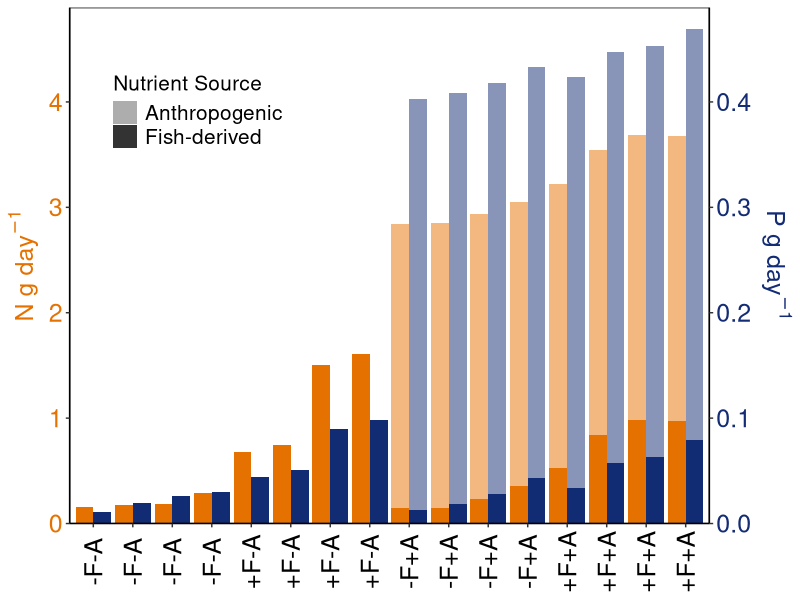

The R source for this figure: (Note: this script raises an error after producing the figure.)
###########
#This code makes the figures
##########


##Load libraries -------------
library(tidyverse)
library(ggpubr)
library(nortest) #for checking assumptions of linear models
library(nlme) #for lme function for mixed effects models


##Load functions ------------
stand <- function(X) { (X-mean(X,na.rm=T))/(2*sd(X,na.rm=T)) }


##Load data -----------------

databydist <- read_csv('processeddata/alldistdata.csv',
                       col_types = cols(Block = "c",))

bydist1mf <- databydist %>%
  filter(Distance == 1) %>%
  mutate(fish = case_when(fish == "high" ~ "lots",
                          fish == "low" ~ "few")) #flips the alphabetical order of the fish treatments to make interpreting results more intuitive

bydist1m <- databydist %>%
  filter(Distance == 1)

data5nutsLong <- databydist %>%
  ungroup() %>%
  select(Reef, Block, Treatment, Transect, Distance,
         agthalC, bgthalC, agCprod, bgCprod, agCturn, bgCturn) %>%
  mutate(nuttrt = case_when(Distance == 1 ~ case_when(Treatment == "A" ~ "2",
                                                      Treatment == "B" ~ "3",
                                                      Treatment == "C" ~ "4",
                                                      Treatment == "D" ~ "5"),
                            Distance == 20 ~ "1")) %>%
  pivot_longer(cols = c(agthalC:bgthalC, agCprod:bgCprod, agCturn:bgCturn),
               names_to = c("agbg",".value"),
               names_pattern = "(..)(.+)$")
  
data5nutsSummary <- data5nutsLong %>%
  group_by(nuttrt, agbg) %>%
  summarise(Cstockmean = mean(thalC),
            Cstocksd = sd(thalC),
            Cprodmean = mean(Cprod),
            Cprodsd = sd(Cprod),
            Cturnmean = mean(Cturn),
            Cturnsd = sd(Cturn))

##Figure 1 (just the nutrient plot part) -----------------

reefnutsplot <- databydist %>%
  ungroup() %>%
  select(Reef, avgfishN, avgfishP, fertN, fertP) %>%
  mutate(avgfishP = avgfishP * 10, fertP = fertP * 10) %>% #this is for dual axis plotting
  pivot_longer(cols = c(avgfishN,avgfishP,fertN,fertP), 
               names_to = c("source", ".value"), 
               names_pattern = "(.+)(.)$") %>% 
  pivot_longer(cols = c(N,P),
               names_to = "nutrient") %>%
  group_by(Reef, source, nutrient) %>%
  summarise(value = mean(value)) %>%
  group_by(Reef,nutrient) %>%
  mutate(total = cumsum(value),
         ordering = max(total)) %>% #this makes a column with max N and P values repeated for each reef to help with sorting x axis by total N
  ggplot(aes(x=forcats::fct_reorder(Reef, ordering), y=total, fill=nutrient)) +
  geom_col(data = . %>% filter(source=="avgfish"), position = position_dodge(width = 0.9), alpha = 1) +
  geom_col(data = . %>% filter(source=="fert"), position = position_dodge(width = 0.9), alpha = 0.5) +
  geom_tile(aes(y=NA_integer_, alpha = factor(source))) + 
  scale_alpha_manual(values = c(1,0.4), labels = c("avgfish" = "Fish-derived", "fert" = "Anthropogenic")) +
  guides(alpha = guide_legend(reverse = TRUE)) +
  scale_y_continuous(expression('N'~g~day^-1), sec.axis = sec_axis(~ . / 10, name = expression('P'~g~day^-1)), expand=expansion(mult=0,add=c(0,0.2))) + #removes space at bottom but not top
  theme_classic() + 
  scale_fill_manual(values = c(N = "#E57200", P = "#132C75")) +
  labs(alpha= "Nutrient Source") +
  guides(fill = "none") +
  theme(axis.title.y = element_text(color = "#E57200", size=18),
        axis.text.y = element_text(color = "#E57200", size=18),
        axis.title.y.right = element_text(color = "#132C75", size=18),
        axis.text.y.right = element_text(color = "#132C75", size=18),
        axis.text.x = element_text(size=18, colour = "black", angle = 90, vjust = .5),
        axis.title.x = element_blank(),
        panel.border = element_rect(colour = "black", fill=NA),
        legend.position = "inside",
        legend.position.inside = c(.2,.8),
        legend.title = element_text(size = 15),
        legend.text = element_text(size = 15)) + 
  scale_x_discrete(labels = c('YM1A' = '-F-A', 'YM2A'= '-F-A', 'YM3A'= '-F-A', 'YM4A' = '-F-A',
                              'YM1B' = '+F-A', 'YM2B' = '+F-A', 'YM3B' = '+F-A', 'YM4B' = '+F-A',
                              'YM1C' = '-F+A', 'YM2C' = '-F+A', 'YM3C' = '-F+A', 'YM4C' = '-F+A',
                              'YM1D' = '+F+A', 'YM2D' = '+F+A', 'YM3D' = '+F+A', 'YM4D' = '+F+A'))

ggsave(filename = "fig1.pdf", path="outputs", plot=reefnutsplot, device = "pdf", width = 9, height = 4, units="in", dpi=300)


##Figure 2 -----------------
###a - categorical matrix -------------
####load models ---------
prodmodel1f3 <- lme(stand(log(coreprodweight+1)) ~ fish * fert, random = ~ 1|Block, data= bydist1mf) 
bladeweightmodel1f3 <- lme(stand(log(corebladeweightm2)) ~ fish * fert, random = ~ 1|Block, data= bydist1mf) 
sheathweightmodel1f3 <- lme(stand(log(sheathsm2)) ~ fish * fert, random = ~ 1|Block, data= bydist1mf) 
rhizomeweightmodel1f3 <- lme(stand(log(rhizomesm2)) ~ fish * fert, random = ~ 1|Block, data= bydist1mf) 
rootweightmodel1f3 <- lme(stand(rootsm2) ~ fish * fert, random = ~ 1|Block, data= bydist1mf) 
shootsmodel1f3 <- lme(stand(log(shootsm2+1)) ~ fish * fert, random = ~ 1|Block, data= bydist1mf) 
bladeCmodel1f3 <- lme(stand(meanC_Blades) ~ fish * fert, random = ~ 1|Block, data= bydist1mf) 
bladeNmodel1f3 <- lme(stand(meanN_Blades) ~ fish * fert, random = ~ 1|Block, data= bydist1mf) 
bladePmodel1f3 <- lme(stand(sqrt(meanP_Blades)) ~ fish * fert, random = ~ 1|Block, data= bydist1mf) 
bladedCmodel1f3 <- lme(stand(meandC_Blades) ~ fish * fert, random = ~ 1|Block, data= bydist1mf) 
sheathNmodel1f3 <- lme(stand((meanN_Sheaths)^(1/3)) ~ fish * fert, random = ~ 1|Block, data= bydist1mf) 
sheathPmodel1f3 <- lme(stand(log(meanP_Sheaths)) ~ fish * fert, random = ~ 1|Block, data= bydist1mf) 
sheathdCmodel1f3 <- lme(stand(meandC_Sheaths) ~ fish * fert, random = ~ 1|Block, data= bydist1mf) 
rhizomeCmodel1f3 <- lme(stand(log(meanC_Rhizomes+1)) ~ fish * fert, random = ~ 1|Block, data= bydist1mf) 
rhizomeNmodel1f3 <- lme(stand(log(meanN_Rhizomes)) ~ fish * fert, random = ~ 1|Block, data= bydist1mf) 
rhizomePmodel1f3 <- lme(stand(sqrt(meanP_Rhizomes)) ~ fish * fert, random = ~ 1|Block, data= bydist1mf) 
rhizomedCmodel1f3 <- lme(stand(meandC_Rhizomes) ~ fish * fert, random = ~ 1|Block, data= bydist1mf) 
rootNmodel1f3 <- lme(stand(meanN_Roots) ~ fish * fert, random = ~ 1|Block, data= bydist1mf) 
rootPmodel1f3 <- lme(stand(sqrt(meanP_Roots)) ~ fish * fert, random = ~ 1|Block, data= bydist1mf) 
rootdCmodel1f3 <- lme(stand(meandC_Roots) ~ fish * fert, random = ~ 1|Block, data= bydist1mf)
epsmodel1af3 <- lme(stand(totepweightperarea) ~ fish * fert, random = ~ 1|Block, data= bydist1mf) 
bitesmodel1f3 <- lme(stand(sqrt(corebitesperarea)) ~ fish * fert, random = ~ 1|Block, data= bydist1mf) 

####results matrix compilation -------
mods <- list(prodmodel1f3, bladeweightmodel1f3, sheathweightmodel1f3, rhizomeweightmodel1f3, rootweightmodel1f3,
             shootsmodel1f3, epsmodel1af3, bitesmodel1f3,
             bladeCmodel1f3, bladeNmodel1f3, bladePmodel1f3, bladedCmodel1f3,
             sheathNmodel1f3, sheathPmodel1f3, sheathdCmodel1f3,
             rhizomeCmodel1f3, rhizomeNmodel1f3, rhizomePmodel1f3, rhizomedCmodel1f3,
             rootNmodel1f3, rootPmodel1f3, rootdCmodel1f3)
modresultsmat <- matrix(ncol = 4, nrow = length(mods)) 
modestmat <- matrix(ncol = 4, nrow = length(mods))

for(i in 1:length(mods)){
  modresultsmat[i,] <- summary(mods[[i]])$tTable[,5] 
}

for(i in 1:length(mods)){
  modestmat[i,] <- summary(mods[[i]])$coefficients$fixed 
}


colnames(modresultsmat) <- c('intercept pval', 'fish pval', 'fert pval', 'fish x fert pval')
rownames(modresultsmat) <- c('prod', 'bladeweight', 'sheathweight', 'rhizomeweight', 'rootweight',
                             'shoots', 'epiphytes', 'bites',
                             'bladeC', 'bladeN', 'bladeP', 'bladedC',
                             'sheathN', 'sheathP', 'sheathdC',
                             'rhizomeC', 'rhizomeN', 'rhizomeP', 'rhizomedC',
                             'rootN', 'rootP', 'rootdC')

colnames(modestmat) <- c('intercept est', 'fish est', 'fert est', 'fish x fert est')
rownames(modestmat) <- c('prod', 'bladeweight', 'sheathweight','rhizomeweight', 'rootweight',
                         'shoots', 'epiphytes', 'bites',
                         'bladeC', 'bladeN', 'bladeP', 'bladedC',
                         'sheathN', 'sheathP', 'sheathdC',
                         'rhizomeC', 'rhizomeN', 'rhizomeP', 'rhizomedC',
                         'rootN', 'rootP', 'rootdC')


####make it in ggplot ---------

mat1f <- data.frame(modresultsmat[,"fish pval"]) %>%
  cbind(modestmat[,"fish est"]) %>%
  cbind("treatment" = "fish") %>%
  cbind("response" = c('AG Production', 'Blade Biomass', 'Sheath Biomass', 'Rhizome Biomass', 'Root Biomass', 'Shoot Density', 'Epiphytes', 'Bites',
                       'Blade %C', 'Blade %N', 'Blade %P', 'Blade d13C', 'Sheath %N', 'Sheath %P', 'Sheath d13C',
                       'Rhizome %C', 'Rhizome %N', 'Rhizome %P', 'Rhizome d13C', 'Root %N', 'Root %P', 'Root d13C'))
colnames(mat1f) <- c("pval", "est", "treatment", "response")
rownames(mat1f) <- NULL

mat2f <- data.frame(modresultsmat[,"fert pval"]) %>%
  cbind(modestmat[,"fert est"]) %>%
  cbind("treatment" = "fert") %>%
  cbind("response" = c('AG Production', 'Blade Biomass', 'Sheath Biomass', 'Rhizome Biomass', 'Root Biomass', 'Shoot Density', 'Epiphytes', 'Bites',
                       'Blade %C', 'Blade %N', 'Blade %P', 'Blade d13C', 'Sheath %N', 'Sheath %P', 'Sheath d13C',
                       'Rhizome %C', 'Rhizome %N', 'Rhizome %P', 'Rhizome d13C', 'Root %N', 'Root %P', 'Root d13C'))
colnames(mat2f) <- c("pval", "est", "treatment", "response")
rownames(mat2f) <- NULL

mat3f <- data.frame(modresultsmat[,"fish x fert pval"]) %>%
  cbind(modestmat[,"fish x fert est"]) %>%
  cbind("treatment" = "fish x fert") %>%
  cbind("response" = c('AG Production', 'Blade Biomass', 'Sheath Biomass', 'Rhizome Biomass', 'Root Biomass', 'Shoot Density', 'Epiphytes', 'Bites',
                       'Blade %C', 'Blade %N', 'Blade %P', 'Blade d13C', 'Sheath %N', 'Sheath %P', 'Sheath d13C',
                       'Rhizome %C', 'Rhizome %N', 'Rhizome %P', 'Rhizome d13C', 'Root %N', 'Root %P', 'Root d13C'))
colnames(mat3f) <- c("pval", "est", "treatment", "response")
rownames(mat3f) <- NULL

long1mf <- rbind(mat1f, mat2f, mat3f) %>%
  mutate("signif" = ifelse(pval<0.05,"*","")) %>%
  mutate(group = case_when(grepl('AG Production|Blade Biomass|Sheath Biomass|Rhizome Biomass|Root Biomass|Shoot Density|Blade d13C|Sheath d13C|Rhizome d13C|Root d13C', response) ~ 1,
                           grepl('Blade %C|Blade %N|Blade %P|Sheath %N|Sheath %P|Rhizome %C|Rhizome %N|Rhizome %P|Root %N|Root %P|Epiphytes', response) ~ 2,
                           grepl('Bites', response) ~ 3,
                           TRUE ~ NA))


long1mf$treatment <- factor(long1mf$treatment, levels = c("fish", "fert", "fish x fert"))
long1mf$response <- factor(long1mf$response, levels=c('AG Production', 'Blade Biomass', 'Sheath Biomass', 'Rhizome Biomass', 'Root Biomass', 'Shoot Density', 
                                                      'Blade d13C', 'Sheath d13C', 'Rhizome d13C', 'Root d13C',
                                                      'Blade %C', 'Blade %N', 'Blade %P', 'Sheath %N', 'Sheath %P',
                                                      'Rhizome %C', 'Rhizome %N', 'Rhizome %P', 'Root %N', 'Root %P',
                                                      'Epiphytes', 'Bites'))


catmodelplot1m <- ggplot(long1mf, aes(x=treatment, y=fct_rev(response), fill=est, label=signif)) +
  geom_tile(color = "black",
            lwd = .5,
            linetype = 1,
            size = 2) +
  geom_text(size=8, vjust=0.8) +
  theme_classic() +
  facet_grid(group~., scales = 'free_y', space = 'free_y') +
  theme(strip.background = element_blank(),
        strip.text = element_blank(),
        axis.title = element_blank(),
        axis.line = element_blank(),
        axis.ticks = element_blank(), 
        axis.text.x = element_blank(),
        axis.text.y = element_text(size = 12),
        plot.margin = margin(5,1,5,5),
        legend.position = "none") + #this hides the legend for the combo figure
  scale_fill_gradient2(low = "#1151FF", mid = "white", high = "#D50E0E", midpoint = 0) +
  scale_y_discrete(labels = c('Blade d13C' = expression('Blade'~delta^13*'C'),
                              'Sheath d13C' = expression('Sheath'~delta^13*'C'),
                              'Rhizome d13C' = expression('Rhizome'~delta^13*'C'),
                              'Root d13C' = expression('Root'~delta^13*'C'))) +
  labs(tag = "(a)") +
  scale_x_discrete(labels = c("fish" = "Fish-derived", "fert" = "Anthropogenic", "fish x fert" = "Fish x Anthro")) 

ggsave(filename = "catmatrix.pdf", path="outputs", plot=catmodelplot1m, device = "pdf", width = 3, height = 6, units="in", dpi=300)


###b - continuous matrix -------------
####load models ---------
prodcontmodelN4 <- lme(stand(log(coreprodweight)) ~ stand(totN), random = ~ 1|Block, data= bydist1m) 
prodcontmodelP4 <- lme(stand(log(coreprodweight)) ~ stand(totP), random = ~ 1|Block, data= bydist1m) 
prodcontmodelNP4 <- lme(stand(log(coreprodweight+1)) ~ stand(NP), random = ~ 1|Block, data= bydist1m) 
summary(prodcontmodelN4)$AIC #best
summary(prodcontmodelP4)$AIC #w/in 2
summary(prodcontmodelNP4)$AIC

bladeweightcontmodelN4 <- lme(stand(sqrt(corebladeweightm2)^(1/3)) ~ stand(totN), random = ~ 1|Block, data= bydist1m) 
bladeweightcontmodelP4 <- lme(stand(log(corebladeweightm2+1)) ~ stand(totP), random = ~ 1|Block, data= bydist1m) 
bladeweightcontmodelNP4 <- lme(stand(sqrt(corebladeweightm2+10)) ~ stand(log(NP+10)), random = ~ 1|Block, data= bydist1m) 
summary(bladeweightcontmodelN4)$AIC #best
summary(bladeweightcontmodelP4)$AIC #w/in 2
summary(bladeweightcontmodelNP4)$AIC 

sheathweightcontmodelN4 <- lme(stand(log(sheathsm2+1)) ~ stand(sqrt(totN+1)), random = ~ 1|Block, data= bydist1m) 
sheathweightcontmodelP4 <- lme(stand(log(sheathsm2)) ~ stand(totP^(1/3)), random = ~ 1|Block, data= bydist1m) 
sheathweightcontmodelNP4 <- lme(stand((sheathsm2)^(1/7)) ~ stand((NP)^(1/6)), random = ~ 1|Block, data= bydist1m) 
summary(sheathweightcontmodelN4)$AIC #w/in 2
summary(sheathweightcontmodelP4)$AIC #best

rhzweightcontmodelN4 <- lme(stand(log(rhizomesm2+1)) ~ stand(log(totN+1)), random = ~ 1|Block, data= bydist1m)
rhzweightcontmodelP4 <- lme(stand(log(rhizomesm2+1)) ~ stand(log(totP+1)), random = ~ 1|Block, data= bydist1m) 
rhzweightcontmodelNP4 <- lme(stand(log(rhizomesm2+10)) ~ stand(NP), random = ~ 1|Block, data= bydist1m) 
summary(rhzweightcontmodelP4)$AIC #best

rtweightcontmodelN4 <- lme(stand(sqrt(rootsm2+10)) ~ stand(log(totN+1)), random = ~ 1|Block, data= bydist1m)
rtweightcontmodelP4 <- lme(stand(sqrt(rootsm2+1)) ~ stand(log(totP+1)), random = ~ 1|Block, data= bydist1m)
rtweightcontmodelNP4 <- lme(stand(log(rootsm2+1)) ~ stand(NP), random = ~ 1|Block, data= bydist1m) 
summary(rtweightcontmodelN4)$AIC #best
summary(rtweightcontmodelP4)$AIC #w/in 1

shootcontmodelN4 <- lme(stand(sqrt(shootsm2+1)) ~ stand(log(totN+1)), random = ~ 1|Block, data= bydist1m) 
shootcontmodelP4 <- lme(stand(log(shootsm2+10)) ~ stand(totP), random = ~ 1|Block, data= bydist1m) 
shootcontmodelNP4 <- lme(stand(sqrt(shootsm2+1)) ~ stand(NP), random = ~ 1|Block, data= bydist1m) 
summary(shootcontmodelN4)$AIC #best

epscontmodelN4 <- lme(stand(totepweightperarea^(1/3)) ~ stand(totN), random = ~ 1|Block, data= bydist1m) 
epscontmodelP4 <- lme(stand(totepweightperarea^(1/3)) ~ stand(totP), random = ~ 1|Block, data= bydist1m) 
epscontmodelNP4 <- lme(stand(totepweightperarea^(1/3)) ~ stand(NP), random = ~ 1|Block, data= bydist1m)
summary(epscontmodelN4)$AIC #w/in 2
summary(epscontmodelP4)$AIC #best
summary(epscontmodelNP4)$AIC 

bitescontmodelN4 <- lme(stand((corebitesperarea)^(1/3)) ~ stand(totN), random = ~ 1|Block, data= bydist1m) 
bitescontmodelP4 <- lme(stand(sqrt(corebitesperarea)) ~ stand(totP), random = ~ 1|Block, data= bydist1m) 
bitescontmodelNP4 <- lme(stand(sqrt(corebitesperarea)) ~ stand(NP), random = ~ 1|Block, data= bydist1m) 
summary(bitescontmodelN4)$AIC 
summary(bitescontmodelP4)$AIC
summary(bitescontmodelNP4)$AIC #best

bladeCcontmodelN4 <- lme(stand(meanC_Blades) ~ stand(totN), random = ~ 1|Block, data= bydist1m) 
bladeCcontmodelP4 <- lme(stand(meanC_Blades) ~ stand(totP), random = ~ 1|Block, data= bydist1m) 
bladeCcontmodelNP4 <- lme(stand(meanC_Blades) ~ stand(NP), random = ~ 1|Block, data= bydist1m) 

bladeNcontmodelN4 <- lme(stand(meanN_Blades) ~ stand(totN), random = ~ 1|Block, data= bydist1m) 
bladeNcontmodelP4 <- lme(stand(log(meanN_Blades+1)) ~ stand(log(totP+1)), random = ~ 1|Block, data= bydist1m) 
bladeNcontmodelNP4 <- lme(stand(meanN_Blades) ~ stand(NP), random = ~ 1|Block, data= bydist1m) 
summary(bladeNcontmodelN4)$AIC
summary(bladeNcontmodelP4)$AIC #best
summary(bladeNcontmodelNP4)$AIC 

bladePcontmodelN4 <- lme(stand(log(meanP_Blades+1)) ~ stand(log(totN)), random = ~ 1|Block, data= bydist1m) 
bladePcontmodelP4 <- lme(stand(log(meanP_Blades)) ~ stand(totP), random = ~ 1|Block, data= bydist1m) 
bladePcontmodelNP4 <- lme(stand(meanP_Blades) ~ stand(log(NP+1)), random = ~ 1|Block, data= bydist1m) 
summary(bladePcontmodelN4)$AIC
summary(bladePcontmodelP4)$AIC #best
summary(bladePcontmodelNP4)$AIC 

bladedCcontmodelN4 <- lme(stand(log(meandC_Blades+100)) ~ stand(totN), random = ~ 1|Block, data= bydist1m) 
bladedCcontmodelP4 <- lme(stand(log(meandC_Blades+100)) ~ stand(log(totP)), random = ~ 1|Block, data= bydist1m) 
bladedCcontmodelNP4 <- lme(stand(log(meandC_Blades+100)) ~ stand(log(NP)), random = ~ 1|Block, data= bydist1m) 
summary(bladedCcontmodelN4)$AIC 
summary(bladedCcontmodelP4)$AIC #best
summary(bladedCcontmodelNP4)$AIC 

sheathNcontmodelN4 <- lme(stand((meanN_Sheaths)^(1/3)) ~ stand((totN)^(1/5)), random = ~ 1|Block, data= bydist1m) 
sheathNcontmodelP4 <- lme(stand(log(meanN_Sheaths)) ~ stand(log(totP)), random = ~ 1|Block, data= bydist1m) 
sheathNcontmodelNP4 <- lme(stand(meanN_Sheaths) ~ stand(NP), random = ~ 1|Block, data= bydist1m) 
summary(sheathNcontmodelN4)$AIC #best
summary(sheathNcontmodelP4)$AIC #w/in 1
summary(sheathNcontmodelNP4)$AIC

sheathPcontmodelN4 <- lme(stand(log(meanP_Sheaths)) ~ stand(totN), random = ~ 1|Block, data= bydist1m) 
sheathPcontmodelP4 <- lme(stand(sqrt(meanP_Sheaths)) ~ stand(totP), random = ~ 1|Block, data= bydist1m) 
sheathPcontmodelNP4 <- lme(stand((meanP_Sheaths)^(1/4)) ~ stand((NP)^(1/3)), random = ~ 1|Block, data= bydist1m) 
summary(sheathPcontmodelN4)$AIC #best
summary(sheathPcontmodelP4)$AIC #w/in 2
summary(sheathPcontmodelNP4)$AIC 

sheathdCcontmodelN4 <- lme(stand(meandC_Sheaths) ~ stand(totN), random = ~ 1|Block, data= bydist1m) 
sheathdCcontmodelP4 <- lme(stand(meandC_Sheaths) ~ stand(log(totP)), random = ~ 1|Block, data= bydist1m) 
sheathdCcontmodelNP4 <- lme(stand(meandC_Sheaths) ~ stand(sqrt(NP)), random = ~ 1|Block, data= bydist1m) 
summary(sheathdCcontmodelN4)$AIC #w/in 2
summary(sheathdCcontmodelP4)$AIC #best
summary(sheathdCcontmodelNP4)$AIC

rhzCcontmodelN4 <- lme(stand(meanC_Rhizomes) ~ stand(totN), random = ~ 1|Block, data= bydist1m) 
rhzCcontmodelP4 <- lme(stand(log(meanC_Rhizomes+10)) ~ stand(sqrt(totP+1)), random = ~ 1|Block, data= bydist1m) 
rhzCcontmodelNP4 <- lme(stand(log(meanC_Rhizomes+10)) ~ stand(NP), random = ~ 1|Block, data= bydist1m) 
summary(rhzCcontmodelN4)$AIC #best

rhzNcontmodelN4 <- lme(stand(log(meanN_Rhizomes)) ~ stand(totN), random = ~ 1|Block, data= bydist1m) 
rhzNcontmodelP4 <- lme(stand(sqrt(meanN_Rhizomes)) ~ stand(totP), random = ~ 1|Block, data= bydist1m) 
rhzNcontmodelNP4 <- lme(stand(log(meanN_Rhizomes)) ~ stand(NP), random = ~ 1|Block, data= bydist1m) 

rhzPcontmodelN4 <- lme(stand(log(meanP_Rhizomes)) ~ stand(log(totN)), random = ~ 1|Block, data= bydist1m) 
rhzPcontmodelP4 <- lme(stand(log(meanP_Rhizomes)) ~ stand(sqrt(totP+1)), random = ~ 1|Block, data= bydist1m) 
rhzPcontmodelNP4 <- lme(stand(meanP_Rhizomes) ~ stand(log(NP+1)), random = ~ 1|Block, data= bydist1m) 
summary(rhzPcontmodelN4)$AIC 
summary(rhzPcontmodelP4)$AIC #best
summary(rhzPcontmodelNP4)$AIC 

rhzdCcontmodelN4 <- lme(stand(meandC_Rhizomes) ~ stand(totN), random = ~ 1|Block, data= bydist1m) 
rhzdCcontmodelP4 <- lme(stand(meandC_Rhizomes) ~ stand(log(totP)), random = ~ 1|Block, data= bydist1m) 
rhzdCcontmodelNP4 <- lme(stand(meandC_Rhizomes) ~ stand(NP), random = ~ 1|Block, data= bydist1m) 
summary(rhzdCcontmodelN4)$AIC #best
summary(rhzdCcontmodelP4)$AIC #w/in 1
summary(rhzdCcontmodelNP4)$AIC

rtNcontmodelN4 <- lme(stand(log(meanN_Roots+10)) ~ stand(totN), random = ~ 1|Block, data= bydist1m) 
rtNcontmodelP4 <- lme(stand(meanN_Roots) ~ stand(totP), random = ~ 1|Block, data= bydist1m) 
rtNcontmodelNP4 <- lme(stand(meanN_Roots) ~ stand(NP), random = ~ 1|Block, data= bydist1m) 

rtPcontmodelN4 <- lme(stand(meanP_Roots^(1/5)) ~ stand(totN^(1/4)), random = ~ 1|Block, data= bydist1m) 
rtPcontmodelP4 <- lme(stand(log(meanP_Roots)) ~ stand(log(totP)), random = ~ 1|Block, data= bydist1m) 
rtPcontmodelNP4 <- lme(stand(log(meanP_Roots+1)) ~ stand(log(NP)), random = ~ 1|Block, data= bydist1m) 
summary(rtPcontmodelN4)$AIC 
summary(rtPcontmodelP4)$AIC #best
summary(rtPcontmodelNP4)$AIC

rtdCcontmodelN4 <- lme(stand(meandC_Roots) ~ stand(totN), random = ~ 1|Block, data= bydist1m) 
rtdCcontmodelP4 <- lme(stand(sqrt(meandC_Roots+100)) ~ stand(log(totP)), random = ~ 1|Block, data= bydist1m) 
rtdCcontmodelNP4 <- lme(stand(log(meandC_Roots+10)) ~ stand(log(NP)), random = ~ 1|Block, data= bydist1m) 
summary(rtdCcontmodelN4)$AIC #best
summary(rtdCcontmodelP4)$AIC #w/in 2
summary(rtdCcontmodelNP4)$AIC


####results matrix compilation -------
mods1 <- list(prodcontmodelN4, bladeweightcontmodelN4, sheathweightcontmodelN4, rhzweightcontmodelN4, rtweightcontmodelN4,
              shootcontmodelN4, epscontmodelN4, bitescontmodelN4,
              bladeCcontmodelN4, bladeNcontmodelN4, bladePcontmodelN4, bladedCcontmodelN4,
              sheathNcontmodelN4, sheathPcontmodelN4, sheathdCcontmodelN4,
              rhzCcontmodelN4, rhzNcontmodelN4, rhzPcontmodelN4, rhzdCcontmodelN4,
              rtNcontmodelN4, rtPcontmodelN4, rtdCcontmodelN4)
modresultsmatN <- matrix(ncol = 2, nrow = length(mods1))
modestmatN <- matrix(ncol = 2, nrow = length(mods1))

for(i in 1:length(mods1)){
  modresultsmatN[i,] <- summary(mods1[[i]])$tTable[,5] 
}

for(i in 1:length(mods1)){
  modestmatN[i,] <- summary(mods1[[i]])$coefficients$fixed 
}


colnames(modresultsmatN) <- c('intercept', 'Npval')
rownames(modresultsmatN) <- c('prod', 'bladeweight', 'sheathweight', 'rhizomeweight', 'rootweight',
                              'shoots', 'epiphytes', 'bites',
                              'bladeC', 'bladeN', 'bladeP', 'bladedC',
                              'sheathN', 'sheathP', 'sheathdC',
                              'rhizomeC', 'rhizomeN', 'rhizomeP', 'rhizomedC',
                              'rootN', 'rootP', 'rootdC')
colnames(modestmatN) <- c('intercept', 'N')
rownames(modestmatN) <- c('prod', 'bladeweight', 'sheathweight', 'rhizomeweight', 'rootweight',
                          'shoots', 'epiphytes', 'bites',
                          'bladeC', 'bladeN', 'bladeP', 'bladedC',
                          'sheathN', 'sheathP', 'sheathdC',
                          'rhizomeC', 'rhizomeN', 'rhizomeP', 'rhizomedC',
                          'rootN', 'rootP', 'rootdC')

modresultsmatN2 <- cbind(modresultsmatN, N=modestmatN[,"N"])



mods2 <- list(prodcontmodelP4, bladeweightcontmodelP4, sheathweightcontmodelP4, rhzweightcontmodelP4, rtweightcontmodelP4,
              shootcontmodelP4, epscontmodelP4, bitescontmodelP4,
              bladeCcontmodelP4, bladeNcontmodelP4, bladePcontmodelP4, bladedCcontmodelP4,
              sheathNcontmodelP4, sheathPcontmodelP4, sheathdCcontmodelP4,
              rhzCcontmodelP4, rhzNcontmodelP4, rhzPcontmodelP4, rhzdCcontmodelP4,
              rtNcontmodelP4, rtPcontmodelP4, rtdCcontmodelP4)
modresultsmatP <- matrix(ncol = 2, nrow = length(mods2)) 
modestmatP <- matrix(ncol = 2, nrow = length(mods2))

for(i in 1:length(mods2)){
  modresultsmatP[i,] <- summary(mods2[[i]])$tTable[,5] 
}

for(i in 1:length(mods2)){
  modestmatP[i,] <- summary(mods2[[i]])$coefficients$fixed 
}


colnames(modresultsmatP) <- c('intercept', 'Ppval')
rownames(modresultsmatP) <- c('prod', 'bladeweight', 'sheathweight', 'rhizomeweight', 'rootweight',
                              'shoots', 'epiphytes', 'bites',
                              'bladeC', 'bladeN', 'bladeP', 'bladedC',
                              'sheathN', 'sheathP', 'sheathdC',
                              'rhizomeC', 'rhizomeN', 'rhizomeP', 'rhizomedC',
                              'rootN', 'rootP', 'rootdC')
colnames(modestmatP) <- c('intercept', 'P')
rownames(modestmatP) <- c('prod', 'bladeweight', 'sheathweight', 'rhizomeweight', 'rootweight',
                          'shoots', 'epiphytes', 'bites',
                          'bladeC', 'bladeN', 'bladeP', 'bladedC',
                          'sheathN', 'sheathP', 'sheathdC',
                          'rhizomeC', 'rhizomeN', 'rhizomeP', 'rhizomedC',
                          'rootN', 'rootP', 'rootdC')

modresultsmatP2 <- cbind(modresultsmatP, P=modestmatP[,"P"])



mods3 <- list(prodcontmodelNP4, bladeweightcontmodelNP4, sheathweightcontmodelNP4, rhzweightcontmodelNP4, rtweightcontmodelNP4,
              shootcontmodelNP4, epscontmodelNP4, bitescontmodelNP4,
              bladeCcontmodelNP4, bladeNcontmodelNP4, bladePcontmodelNP4, bladedCcontmodelNP4,
              sheathNcontmodelNP4, sheathPcontmodelNP4, sheathdCcontmodelNP4,
              rhzCcontmodelNP4, rhzNcontmodelNP4, rhzPcontmodelNP4, rhzdCcontmodelNP4,
              rtNcontmodelNP4, rtPcontmodelNP4, rtdCcontmodelNP4)
modresultsmatNP <- matrix(ncol = 2, nrow = length(mods3)) 
modestmatNP <- matrix(ncol = 2, nrow = length(mods3))

for(i in 1:length(mods3)){
  modresultsmatNP[i,] <- summary(mods3[[i]])$tTable[,5] 
}

for(i in 1:length(mods3)){
  modestmatNP[i,] <- summary(mods3[[i]])$coefficients$fixed 
}


colnames(modresultsmatNP) <- c('intercept', 'NPpval')
rownames(modresultsmatNP) <- c('prod', 'bladeweight', 'sheathweight', 'rhizomeweight', 'rootweight',
                               'shoots', 'epiphytes', 'bites',
                               'bladeC', 'bladeN', 'bladeP', 'bladedC',
                               'sheathN', 'sheathP', 'sheathdC',
                               'rhizomeC', 'rhizomeN', 'rhizomeP', 'rhizomedC',
                               'rootN', 'rootP', 'rootdC')
colnames(modestmatNP) <- c('intercept', 'NP')
rownames(modestmatNP) <- c('prod', 'bladeweight', 'sheathweight', 'rhizomeweight', 'rootweight',
                           'shoots', 'epiphytes', 'bites',
                           'bladeC', 'bladeN', 'bladeP', 'bladedC',
                           'sheathN', 'sheathP', 'sheathdC',
                           'rhizomeC', 'rhizomeN', 'rhizomeP', 'rhizomedC',
                           'rootN', 'rootP', 'rootdC')

modresultsmatNP2 <- cbind(modresultsmatNP, NP=modestmatNP[,"NP"])


####make it in ggplot -----------------

matN2 <- data.frame(modresultsmatN2[,2:3])
matN2 <- cbind(matN2, "treament" = "N")
matN2 <- cbind(matN2, "response" = c('AG Production', 'Blade Biomass', 'Sheath Biomass', 'Rhizome Biomass', 'Root Biomass', 'Shoot Density', 'Epiphytes', 'Bites',
                                     'Blade %C', 'Blade %N', 'Blade %P', 'Blade d13C', 'Sheath %N', 'Sheath %P', 'Sheath d13C',
                                     'Rhizome %C', 'Rhizome %N', 'Rhizome %P', 'Rhizome d13C', 'Root %N', 'Root %P', 'Root d13C'))
colnames(matN2) <- c("pval", "est", "treatment", "response")
rownames(matN2) <- NULL
matP2 <- data.frame(modresultsmatP2[,2:3])
matP2 <- cbind(matP2, "treament" = "P")
matP2 <- cbind(matP2, "response" = c('AG Production', 'Blade Biomass', 'Sheath Biomass', 'Rhizome Biomass', 'Root Biomass', 'Shoot Density', 'Epiphytes', 'Bites',
                                     'Blade %C', 'Blade %N', 'Blade %P', 'Blade d13C', 'Sheath %N', 'Sheath %P', 'Sheath d13C',
                                     'Rhizome %C', 'Rhizome %N', 'Rhizome %P', 'Rhizome d13C', 'Root %N', 'Root %P', 'Root d13C'))
colnames(matP2) <- c("pval", "est", "treatment", "response")
rownames(matP2) <- NULL
matNP2 <- data.frame(modresultsmatNP2[,2:3])
matNP2 <- cbind(matNP2, "treament" = "NP")
matNP2 <- cbind(matNP2, "response" = c('AG Production', 'Blade Biomass', 'Sheath Biomass', 'Rhizome Biomass', 'Root Biomass', 'Shoot Density', 'Epiphytes', 'Bites',
                                       'Blade %C', 'Blade %N', 'Blade %P', 'Blade d13C', 'Sheath %N', 'Sheath %P', 'Sheath d13C',
                                       'Rhizome %C', 'Rhizome %N', 'Rhizome %P', 'Rhizome d13C', 'Root %N', 'Root %P', 'Root d13C'))
colnames(matNP2) <- c("pval", "est", "treatment", "response")
rownames(matNP2) <- NULL

long1m <- rbind(matN2, matP2, matNP2)
long1m <- cbind(long1m, "signif" = ifelse(long1m$pval<0.05,"*",""))


long1m$treatment <- factor(long1m$treatment, levels = c("N", "P", "NP"))
long1m$response <- factor(long1m$response, levels=c('AG Production', 'Blade Biomass', 'Sheath Biomass', 'Rhizome Biomass', 'Root Biomass', 'Shoot Density', 
                                                    'Blade d13C', 'Sheath d13C', 'Rhizome d13C', 'Root d13C',
                                                    'Blade %C', 'Blade %N', 'Blade %P', 'Sheath %N', 'Sheath %P',
                                                    'Rhizome %C', 'Rhizome %N', 'Rhizome %P', 'Root %N', 'Root %P',
                                                    'Epiphytes', 'Bites'))

long1m <- cbind(long1m, "bestmodel" = c(1,1,1,0,1,1,1,0,0,0,0,0,1,1,1,1,0,0,1,0,0,1,
                                        1,1,1,1,1,0,1,0,0,1,1,1,1,1,1,0,0,1,1,0,1,1,
                                        0,0,0,0,0,0,0,1,0,0,0,0,0,0,0,0,0,0,0,0,0,0)) #these need to be in order of data, not order of levels
long1m <- cbind(long1m, "group" = case_when(grepl('AG Production|Blade Biomass|Sheath Biomass|Rhizome Biomass|Root Biomass|Shoot Density|Blade d13C|Sheath d13C|Rhizome d13C|Root d13C', long1m$response) ~ 1,
                                            grepl('Blade %C|Blade %N|Blade %P|Sheath %N|Sheath %P|Rhizome %C|Rhizome %N|Rhizome %P|Root %N|Root %P|Epiphytes', long1m$response) ~ 2,
                                            grepl('Bites', long1m$response) ~ 3,
                                            TRUE ~ NA))

contmodelplot1m <- ggplot(long1m, aes(x=treatment, y=fct_rev(response), fill=est, label=signif)) +
  geom_tile(color = "black",
            lwd = .5,
            linetype = 1,
            size = 2) +
  geom_text(size=8, vjust=0.8, aes(color=factor(bestmodel))) +
  scale_color_manual(values = c("black", "white")) +
  theme_classic() +
  facet_grid(group~., scales = 'free_y', space = 'free_y') +
  theme(strip.background = element_blank(),
        strip.text = element_blank(),
        axis.title = element_blank(),
        axis.line = element_blank(),
        axis.ticks = element_blank(),
        axis.text.x = element_blank(),
        legend.text = element_text(size = 10),
        legend.title = element_text(size = 12),
        axis.text.y = element_blank(), #hides y axis labels for combo figure
        plot.margin = margin(5,20,5,5)) +
  scale_fill_gradient2(low = "#1151FF", mid = "white", high = "#D50E0E", midpoint = 0) +
  guides(fill = guide_colourbar(title = "Effect Size", size = 12),
         color = "none") + 
  labs(tag = "(b)") +
  scale_y_discrete(labels = c('Blade d13C' = expression('Blade'~delta^13*'C'),
                              'Sheath d13C' = expression('Sheath'~delta^13*'C'),
                              'Rhizome d13C' = expression('Rhizome'~delta^13*'C'),
                              'Root d13C' = expression('Root'~delta^13*'C')))

ggsave(filename = "contmatrix.pdf", path="outputs", plot=contmodelplot1m, device = "pdf", width = 3, height = 5.5, units="in", dpi=300)


###c - summary matrix -------------
combosummary <- tibble(treatment = c("fish","fish","fish", "fert","fert","fert", "fish x fert","fish x fert","fish x fert",
                                     "N","N","N","P","P","P","NP","NP","NP"),
                       group = c("Quantity","Quality","Herbivory","Quantity","Quality","Herbivory","Quantity","Quality","Herbivory",
                                 "Quantity","Quality","Herbivory","Quantity","Quality","Herbivory","Quantity","Quality","Herbivory"),
                       total = c(2,4,0,8,7,0,1,0,1,
                                 8,4,0,9,7,0,0,0,1),
                       xgroup = case_when(grepl('fish|fert|fish x fert', treatment) ~ 1,
                                          grepl('N|P|NP', treatment) ~ 2,
                                          TRUE ~ NA)) %>%
  mutate(treatment = factor(treatment, levels = c("fish", "fert", "fish x fert", "N", "P", "NP")),
         group = factor(group, levels = c("Quantity", "Quality", "Herbivory"))) %>%
  ggplot(aes(x=treatment, y=fct_rev(group), label=total)) +
  geom_tile(color = "black",
            lwd = .5,
            linetype = 1,
            fill = "white") +
  geom_text(size=4.5) + 
  theme_classic() +
  facet_grid(.~xgroup, scales = 'free_x', space = 'free_x') +
  theme(strip.background = element_blank(),
        strip.text = element_blank(),
        axis.title = element_blank(),
        axis.line = element_blank(),
        axis.ticks = element_blank(),
        axis.text.x = element_text(angle = 45, hjust = 1, vjust = 1.1, size = 12), 
        axis.text.y = element_text(size = 12),
        plot.margin = margin(5,98,89,50.5)) +
  theme(panel.spacing.x = unit(1.6, "lines")) +
  labs(tag = "(c)") +
  scale_x_discrete(labels = c("fish" = "Fish-derived", "fert" = "Anthropogenic", "fish x fert" = "Fish x Anthro", "NP" = "N:P")) 

ggsave(filename = "matrixsummary.pdf", path="outputs", plot=combosummary, device = "pdf", width = 3.7, height = 2.5, units="in", dpi=300)


###Fig 2 all together -------------

fig2long <- ggpubr::ggarrange(ggarrange(catmodelplot1m,contmodelplot1m, ncol=2, nrow=1),
                              ggarrange(combosummary,ncol=1,nrow = 1), nrow=2, heights = c(2,1))

ggsave(filename = "fig2.pdf", path="outputs", plot=fig2long, device = "pdf", width = 5, height = 9.5, units="in", dpi=300)

##Figure 4 (addition to the scaled seagrass images) -----------------

Cstockcomboplot <- ggplot() + 
  geom_point(aes(x=nuttrt, y=thalC, color=agbg), data= data5nutsLong,
             alpha=0.3, position = position_jitterdodge(dodge.width = 0.75, jitter.width = 0.2), size = 3) + 
  geom_pointrange(aes(x=nuttrt, y=Cstockmean, 
                      ymin=Cstockmean-Cstocksd, ymax=Cstockmean+Cstocksd,
                      color=agbg), data= data5nutsSummary,
                  position = position_dodge(width = 0.75), fatten = 9, linewidth = 1) +
  theme_classic() +
  labs(x = "Nutrient treatment",
       y = expression('C Stock ('*gC~m^-2*')'),
       tag = "(b)") +
  scale_x_discrete(labels = c('1' = "B",
                              '2' = "-F-A",
                              '3' = "+F-A",
                              '4' = "-F+A",
                              '5' = "+F+A")) +
  theme(axis.text = element_text(size=15),
        axis.title = element_text(size=17, color = "black"),
        legend.title= element_blank(),
        legend.text = element_text(size=17),
        plot.tag = element_text(size=17)) +
  scale_color_manual(values = c("#4C6444", "#8A6240"), labels = c("Aboveground", "Belowground")) +
  theme(panel.border = element_rect(colour = "black", fill=NA))

Cprodcomboplot <- ggplot() + 
  geom_point(aes(x=nuttrt, y=Cprod, color=agbg), data= data5nutsLong,
             alpha=0.3, position = position_jitterdodge(dodge.width = 0.75, jitter.width = 0.2), size = 3) + 
  geom_pointrange(aes(x=nuttrt, y=Cprodmean, 
                      ymin=Cprodmean-Cprodsd, ymax=Cprodmean+Cprodsd,
                      color=agbg), data= data5nutsSummary,
                  position = position_dodge(width = 0.75), fatten = 9, linewidth = 1) +
  theme_classic() +
  labs(x = "Nutrient treatment",
       y = expression('C Production ('*gC~m^-2~d^-1*')'),
       tag = "(c)") +
  scale_x_discrete(labels = c('1' = "B",
                              '2' = "-F-A",
                              '3' = "+F-A",
                              '4' = "-F+A",
                              '5' = "+F+A")) +
  theme(axis.text = element_text(size=15),
        axis.title = element_text(size=17, color = "black"),
        legend.title= element_blank(),
        legend.text = element_text(size=17),
        plot.tag = element_text(size=17)) +
  scale_color_manual(values = c("#4C6444", "#8A6240"), labels = c("Aboveground", "Belowground")) +
  theme(panel.border = element_rect(colour = "black", fill=NA))

Cturncomboplot <- ggplot() + 
  geom_point(aes(x=nuttrt, y=Cturn, color=agbg), data= data5nutsLong,
             alpha=0.3, position = position_jitterdodge(dodge.width = 0.75, jitter.width = 0.2), size = 3) + 
  geom_pointrange(aes(x=nuttrt, y=Cturnmean, 
                      ymin=Cturnmean-Cturnsd, ymax=Cturnmean+Cturnsd,
                      color=agbg), data= data5nutsSummary,
                  position = position_dodge(width = 0.75), fatten = 9, linewidth = 1) +
  theme_classic() +
  labs(x = "Nutrient treatment",
       y = expression('C Turnover ('*d^-1*')'),
       tag = "(d)") +
  scale_x_discrete(labels = c('1' = "B",
                              '2' = "-F-A",
                              '3' = "+F-A",
                              '4' = "-F+A",
                              '5' = "+F+A")) +
  theme(axis.text = element_text(size=15),
        axis.title = element_text(size=17, color = "black"),
        legend.title = element_blank(),
        legend.text = element_text(size=17),
        plot.tag = element_text(size=17)) +
  scale_color_manual(values = c("#4C6444", "#8A6240"), labels = c("Aboveground", "Belowground")) +
  theme(panel.border = element_rect(colour = "black", fill=NA))

plotsforfig4 <- ggpubr::ggarrange(Cstockcomboplot, Cprodcomboplot, Cturncomboplot,
                  ncol = 3, nrow = 1,
                  common.legend = T, legend = "bottom", widths = c(1,1,1.05))

ggsave(filename = "fig4bcd.pdf", path="outputs", plot=plotsforfig4, device = "pdf", width = 13.5, height = 5, units="in", dpi=300)


##Figure 5 -----------------
agCturn_comboplot <- databydist %>%
  ggplot(aes(x=avgheight, y=agCturn, fill=shootsm2)) +
  geom_point(pch=21, colour="white", stroke=.2, size=5) + 
  theme_classic() +
  labs(y=expression('AG C Turnover ('*day^-1*')'),
       x='Blade Height (mm)',
       fill=expression('Shoots'~m^-2),
       tag = "(a)") +
  theme(legend.position="bottom",
        axis.text = element_text(size = 13.5), 
        axis.title = element_text(size = 15),
        legend.title = element_text(size = 15),
        plot.tag = element_text(size=15)) + 
  theme(panel.border = element_rect(colour = "black", fill=NA))

bgCturn_comboplot <- databydist %>%
  ggplot(aes(x=avgheight, y=bgCturn, fill=shootsm2)) +
  geom_point(pch=21, colour="white", stroke=.2, size=5) + 
  theme_classic() +
  labs(y=expression('BG C Turnover ('*day^-1*')'),
       x='Blade Height (mm)',
       fill=expression('Shoots'~m^-2),
       tag = "(b)") +
  theme(legend.position="bottom",
        axis.text = element_text(size = 13.5), 
        axis.title = element_text(size = 15),
        legend.title = element_text(size = 15),
        plot.tag = element_text(size=15)) +
  theme(panel.border = element_rect(colour = "black", fill=NA))

totCturn_comboplot <- databydist %>%
  ggplot(aes(x=avgheight, y=totCturn, fill=shootsm2)) +
  geom_point(pch=21, colour="white", stroke=.2, size=5) + #stroke changes size of border
  theme_classic() +
  labs(y=expression('Total C Turnover ('*day^-1*')'),
       x='Blade Height (mm)',
       fill=expression('Shoots'~m^-2),
       tag = "(c)") +
  theme(legend.position="bottom",
        axis.text = element_text(size = 13.5), 
        axis.title = element_text(size = 15),
        legend.title = element_text(size = 15),
        plot.tag = element_text(size=15)) +
  theme(panel.border = element_rect(colour = "black", fill=NA))

corrsforfig5 <- ggpubr::ggarrange(agCturn_comboplot, bgCturn_comboplot, totCturn_comboplot,
                                   ncol = 3, nrow = 1, common.legend = T, legend="bottom")

ggsave(filename = "fig5.pdf", path="outputs", plot=corrsforfig5, device = "pdf", width = 14, height = 4.5, units="in", dpi=300)
